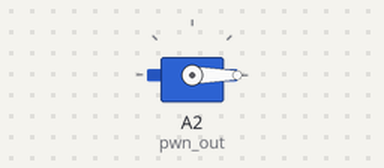
The program below on a simulated CircuitPython board. On the bench: servo.

Above: at 0.05 s.
At 0.9 s:
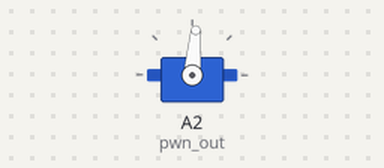
At 1.75 s:
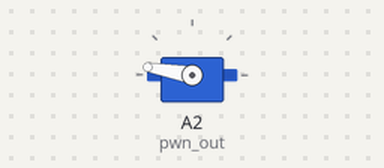
At 3.45 s:
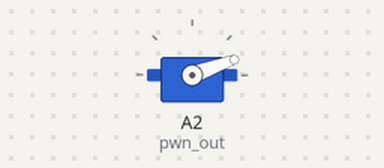
Timing chart, 0 to 8.3 s (numbered marks = the images above):
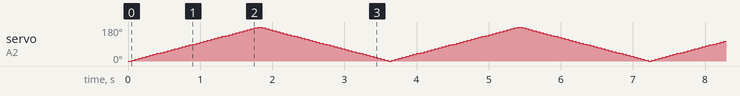

The program:

servo_code.py
```python
import time
import board
import pwmio
from adafruit_motor import servo


# Create a PWMOut object on Pin A2:
pwn_out = pwmio.PWMOut(board.A2, duty_cycle=2 ** 15, frequency=50)

# Create a Servo object:
servo = servo.Servo(pwn_out)


# Event loop:
while True:
    # Go from 0-180 degrees, 5 degrees at a time:
    for angle in range(0, 180, 5):
        # Set the angle:
        servo.angle = angle
        # Slight delay:
        time.sleep(0.05)

    # Go from 180-0 degrees, 5 degrees at a time:
    for angle in range(180, 0, -5):
        # Set the angle:
        servo.angle = angle
        # Slight delay:
        time.sleep(0.05)
```
